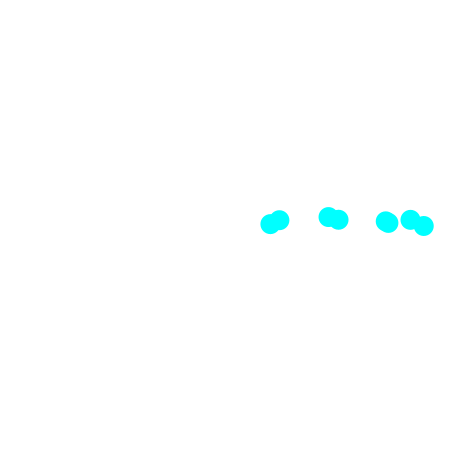
Frame 1 (no input)
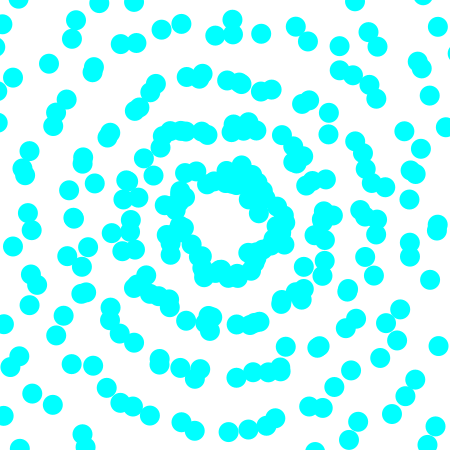
Frame 60 (the mouse pressed at the canvas centre just before this capture)
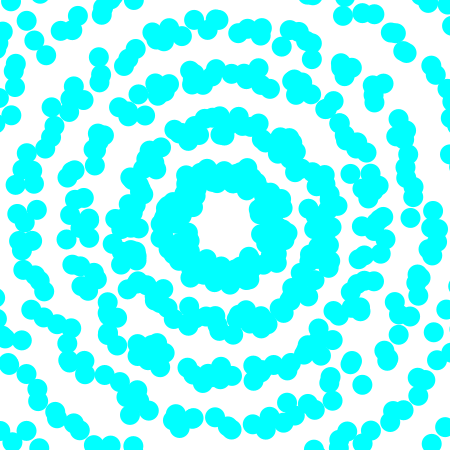
Frame 120 (the mouse held since frame 60 and released just before this capture)

The Processing sketch that drew these frames (run headless with seeded random() and noise(); from frame 60 on, the mouse is pressed at the canvas centre):

// Processing sketch: processing_153771
// ── processing_153771.pde

int o=0;
int s=20;
int a=100;
int b=200;
int c=300;
int d=400;
int e=500;
int f=600;

void setup()
{
frameRate(10);
size(450,450);
background(255);
smooth();
noStroke();
}

void draw()
{
  background(255); 
  fill(0,255,255);
  o +=1;   
  for(int i=0;i<=o;++i)
  {
   ellipse(width/2+a/2*cos(i*2*PI/o)+random(-15,15),height/2+a/2*sin(i*2*PI/o)+random(-10,10),s,s);
   ellipse(width/2+b/2*cos(i*2*PI/o)+random(-15,15),height/2+b/2*sin(i*2*PI/o)+random(-10,10),s,s);
   ellipse(width/2+c/2*cos(i*2*PI/o)+random(-15,15),height/2+c/2*sin(i*2*PI/o)+random(-10,10),s,s);
   ellipse(width/2+d/2*cos(i*2*PI/o)+random(-15,15),height/2+d/2*sin(i*2*PI/o)+random(-10,10),s,s);
   ellipse(width/2+e/2*cos(i*2*PI/o)+random(-15,15),height/2+e/2*sin(i*2*PI/o)+random(-10,10),s,s);
   ellipse(width/2+f/2*cos(i*2*PI/o)+random(-15,15),height/2+f/2*sin(i*2*PI/o)+random(-10,10),s,s);
  }
}
